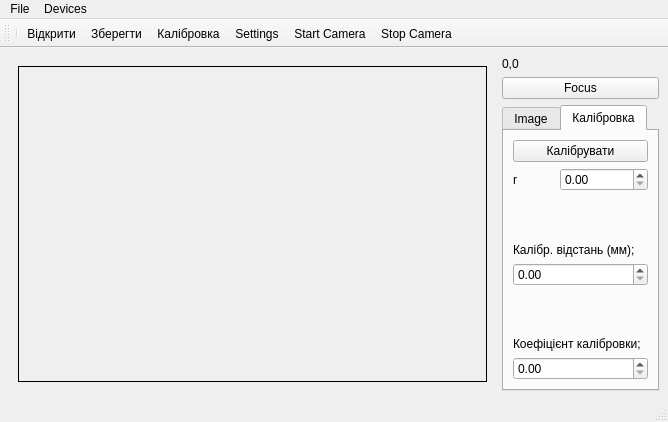
<?xml version="1.0" encoding="UTF-8"?>
<ui version="4.0">
 <class>Camera</class>
 <widget class="QMainWindow" name="Camera">
  <property name="geometry">
   <rect>
    <x>0</x>
    <y>0</y>
    <width>668</width>
    <height>422</height>
   </rect>
  </property>
  <property name="windowTitle">
   <string>Camera</string>
  </property>
  <widget class="QWidget" name="centralwidget">
   <layout class="QGridLayout" name="gridLayout_3">
    <item row="1" column="1" colspan="2">
     <widget class="QPushButton" name="lockButton">
      <property name="text">
       <string>Focus</string>
      </property>
     </widget>
    </item>
    <item row="2" column="1" colspan="2">
     <widget class="QTabWidget" name="captureWidget">
      <property name="currentIndex">
       <number>1</number>
      </property>
      <widget class="QWidget" name="tab_image">
       <attribute name="title">
        <string>Image</string>
       </attribute>
       <layout class="QGridLayout" name="gridLayout">
        <item row="3" column="0">
         <widget class="QLabel" name="label">
          <property name="text">
           <string>Exposure Compensation:</string>
          </property>
         </widget>
        </item>
        <item row="1" column="0">
         <spacer name="verticalSpacer_2">
          <property name="orientation">
           <enum>Qt::Vertical</enum>
          </property>
          <property name="sizeHint" stdset="0">
           <size>
            <width>20</width>
            <height>161</height>
           </size>
          </property>
         </spacer>
        </item>
        <item row="0" column="0">
         <widget class="QPushButton" name="takeImageButton">
          <property name="enabled">
           <bool>false</bool>
          </property>
          <property name="text">
           <string>Capture Photo</string>
          </property>
         </widget>
        </item>
        <item row="2" column="0">
         <widget class="QSlider" name="exposureCompensation">
          <property name="minimum">
           <number>-4</number>
          </property>
          <property name="maximum">
           <number>4</number>
          </property>
          <property name="pageStep">
           <number>2</number>
          </property>
          <property name="orientation">
           <enum>Qt::Horizontal</enum>
          </property>
          <property name="tickPosition">
           <enum>QSlider::TicksAbove</enum>
          </property>
         </widget>
        </item>
       </layout>
      </widget>
      <widget class="QWidget" name="tab_calibr">
       <attribute name="title">
        <string>Калібровка</string>
       </attribute>
       <layout class="QGridLayout" name="gridLayout_2">
        <item row="1" column="0">
         <widget class="QLabel" name="label_2">
          <property name="text">
           <string>r</string>
          </property>
         </widget>
        </item>
        <item row="7" column="0" colspan="3">
         <widget class="QLabel" name="label_3">
          <property name="text">
           <string>Коефіцієнт калібровки;</string>
          </property>
         </widget>
        </item>
        <item row="0" column="0" colspan="3">
         <widget class="QPushButton" name="calibrate">
          <property name="text">
           <string>Калібрувати</string>
          </property>
         </widget>
        </item>
        <item row="1" column="1" colspan="2">
         <widget class="QDoubleSpinBox" name="spin_r"/>
        </item>
        <item row="6" column="0" colspan="3">
         <spacer name="verticalSpacer_3">
          <property name="orientation">
           <enum>Qt::Vertical</enum>
          </property>
          <property name="sizeHint" stdset="0">
           <size>
            <width>20</width>
            <height>40</height>
           </size>
          </property>
         </spacer>
        </item>
        <item row="5" column="0" colspan="3">
         <widget class="QDoubleSpinBox" name="calibr_length"/>
        </item>
        <item row="4" column="0" colspan="3">
         <widget class="QLabel" name="label_4">
          <property name="text">
           <string>Калібр. відстань (мм);</string>
          </property>
         </widget>
        </item>
        <item row="3" column="0" colspan="3">
         <spacer name="verticalSpacer">
          <property name="orientation">
           <enum>Qt::Vertical</enum>
          </property>
          <property name="sizeHint" stdset="0">
           <size>
            <width>20</width>
            <height>40</height>
           </size>
          </property>
         </spacer>
        </item>
        <item row="8" column="0" colspan="3">
         <widget class="QDoubleSpinBox" name="calibr_coef">
          <property name="minimum">
           <double>0.000000000000000</double>
          </property>
          <property name="maximum">
           <double>99990000.000000000000000</double>
          </property>
         </widget>
        </item>
       </layout>
      </widget>
     </widget>
    </item>
    <item row="0" column="0" rowspan="3">
     <widget class="QStackedWidget" name="stackedWidget">
      <property name="sizePolicy">
       <sizepolicy hsizetype="Preferred" vsizetype="Preferred">
        <horstretch>1</horstretch>
        <verstretch>0</verstretch>
       </sizepolicy>
      </property>
      <property name="palette">
       <palette>
        <active>
         <colorrole role="Base">
          <brush brushstyle="SolidPattern">
           <color alpha="255">
            <red>255</red>
            <green>255</green>
            <blue>255</blue>
           </color>
          </brush>
         </colorrole>
         <colorrole role="Window">
          <brush brushstyle="SolidPattern">
           <color alpha="255">
            <red>145</red>
            <green>145</green>
            <blue>145</blue>
           </color>
          </brush>
         </colorrole>
        </active>
        <inactive>
         <colorrole role="Base">
          <brush brushstyle="SolidPattern">
           <color alpha="255">
            <red>255</red>
            <green>255</green>
            <blue>255</blue>
           </color>
          </brush>
         </colorrole>
         <colorrole role="Window">
          <brush brushstyle="SolidPattern">
           <color alpha="255">
            <red>145</red>
            <green>145</green>
            <blue>145</blue>
           </color>
          </brush>
         </colorrole>
        </inactive>
        <disabled>
         <colorrole role="Base">
          <brush brushstyle="SolidPattern">
           <color alpha="255">
            <red>145</red>
            <green>145</green>
            <blue>145</blue>
           </color>
          </brush>
         </colorrole>
         <colorrole role="Window">
          <brush brushstyle="SolidPattern">
           <color alpha="255">
            <red>145</red>
            <green>145</green>
            <blue>145</blue>
           </color>
          </brush>
         </colorrole>
        </disabled>
       </palette>
      </property>
      <property name="currentIndex">
       <number>1</number>
      </property>
      <widget class="QWidget" name="viewfinderPage">
       <layout class="QGridLayout" name="gridLayout_5">
        <item row="0" column="0">
         <widget class="QCameraViewfinder" name="viewfinder" native="true">
          <zorder>exposureCompensation</zorder>
         </widget>
        </item>
       </layout>
      </widget>
      <widget class="QWidget" name="previewPage">
       <layout class="QGridLayout" name="gridLayout_4">
        <item row="0" column="0">
         <widget class="QLabel" name="lastImagePreviewLabel">
          <property name="sizePolicy">
           <sizepolicy hsizetype="Preferred" vsizetype="MinimumExpanding">
            <horstretch>0</horstretch>
            <verstretch>0</verstretch>
           </sizepolicy>
          </property>
          <property name="mouseTracking">
           <bool>true</bool>
          </property>
          <property name="frameShape">
           <enum>QFrame::Box</enum>
          </property>
          <property name="text">
           <string/>
          </property>
         </widget>
        </item>
       </layout>
      </widget>
     </widget>
    </item>
    <item row="0" column="1" colspan="2">
     <widget class="QLabel" name="current_position">
      <property name="text">
       <string>0,0</string>
      </property>
     </widget>
    </item>
   </layout>
  </widget>
  <widget class="QMenuBar" name="menubar">
   <property name="geometry">
    <rect>
     <x>0</x>
     <y>0</y>
     <width>668</width>
     <height>29</height>
    </rect>
   </property>
   <widget class="QMenu" name="menuFile">
    <property name="title">
     <string>File</string>
    </property>
    <addaction name="action_save"/>
    <addaction name="action_open"/>
    <addaction name="actionStartCamera"/>
    <addaction name="actionStopCamera"/>
    <addaction name="separator"/>
    <addaction name="actionSettings"/>
    <addaction name="separator"/>
    <addaction name="actionExit"/>
    <addaction name="action_calibr"/>
   </widget>
   <widget class="QMenu" name="menuDevices">
    <property name="title">
     <string>Devices</string>
    </property>
   </widget>
   <addaction name="menuFile"/>
   <addaction name="menuDevices"/>
  </widget>
  <widget class="QStatusBar" name="statusbar"/>
  <widget class="QToolBar" name="toolBar">
   <property name="windowTitle">
    <string>toolBar</string>
   </property>
   <property name="toolButtonStyle">
    <enum>Qt::ToolButtonIconOnly</enum>
   </property>
   <attribute name="toolBarArea">
    <enum>TopToolBarArea</enum>
   </attribute>
   <attribute name="toolBarBreak">
    <bool>false</bool>
   </attribute>
   <addaction name="separator"/>
   <addaction name="action_open"/>
   <addaction name="action_save"/>
   <addaction name="action_calibr"/>
   <addaction name="actionSettings"/>
   <addaction name="actionStartCamera"/>
   <addaction name="actionStopCamera"/>
  </widget>
  <action name="actionExit">
   <property name="icon">
    <iconset theme="exit"/>
   </property>
   <property name="text">
    <string>Exit</string>
   </property>
   <property name="shortcut">
    <string>Ctrl+Q</string>
   </property>
  </action>
  <action name="actionStartCamera">
   <property name="icon">
    <iconset theme="camera"/>
   </property>
   <property name="text">
    <string>Start Camera</string>
   </property>
  </action>
  <action name="actionStopCamera">
   <property name="icon">
    <iconset theme="stop"/>
   </property>
   <property name="text">
    <string>Stop Camera</string>
   </property>
  </action>
  <action name="actionSettings">
   <property name="icon">
    <iconset theme="stock_file-properites"/>
   </property>
   <property name="text">
    <string>Settings</string>
   </property>
  </action>
  <action name="action_save">
   <property name="icon">
    <iconset theme="document-save"/>
   </property>
   <property name="text">
    <string>Зберегти</string>
   </property>
   <property name="shortcut">
    <string>Ctrl+S</string>
   </property>
  </action>
  <action name="action_open">
   <property name="icon">
    <iconset theme="document-open"/>
   </property>
   <property name="text">
    <string>Відкрити</string>
   </property>
   <property name="shortcut">
    <string>Ctrl+O</string>
   </property>
  </action>
  <action name="action_calibr">
   <property name="icon">
    <iconset theme="calibrate"/>
   </property>
   <property name="text">
    <string>Калібровка</string>
   </property>
  </action>
 </widget>
 <customwidgets>
  <customwidget>
   <class>QCameraViewfinder</class>
   <extends>QWidget</extends>
   <header>qcameraviewfinder.h</header>
   <container>1</container>
  </customwidget>
 </customwidgets>
 <resources/>
 <connections>
  <connection>
   <sender>actionExit</sender>
   <signal>triggered()</signal>
   <receiver>Camera</receiver>
   <slot>close()</slot>
   <hints>
    <hint type="sourcelabel">
     <x>-1</x>
     <y>-1</y>
    </hint>
    <hint type="destinationlabel">
     <x>154</x>
     <y>130</y>
    </hint>
   </hints>
  </connection>
  <connection>
   <sender>lockButton</sender>
   <signal>clicked()</signal>
   <receiver>Camera</receiver>
   <slot>toggleLock()</slot>
   <hints>
    <hint type="sourcelabel">
     <x>658</x>
     <y>75</y>
    </hint>
    <hint type="destinationlabel">
     <x>453</x>
     <y>119</y>
    </hint>
   </hints>
  </connection>
  <connection>
   <sender>actionSettings</sender>
   <signal>triggered()</signal>
   <receiver>Camera</receiver>
   <slot>configureCaptureSettings()</slot>
   <hints>
    <hint type="sourcelabel">
     <x>-1</x>
     <y>-1</y>
    </hint>
    <hint type="destinationlabel">
     <x>333</x>
     <y>210</y>
    </hint>
   </hints>
  </connection>
  <connection>
   <sender>actionStartCamera</sender>
   <signal>triggered()</signal>
   <receiver>Camera</receiver>
   <slot>startCamera()</slot>
   <hints>
    <hint type="sourcelabel">
     <x>-1</x>
     <y>-1</y>
    </hint>
    <hint type="destinationlabel">
     <x>333</x>
     <y>210</y>
    </hint>
   </hints>
  </connection>
  <connection>
   <sender>actionStopCamera</sender>
   <signal>triggered()</signal>
   <receiver>Camera</receiver>
   <slot>stopCamera()</slot>
   <hints>
    <hint type="sourcelabel">
     <x>-1</x>
     <y>-1</y>
    </hint>
    <hint type="destinationlabel">
     <x>333</x>
     <y>210</y>
    </hint>
   </hints>
  </connection>
  <connection>
   <sender>takeImageButton</sender>
   <signal>clicked()</signal>
   <receiver>Camera</receiver>
   <slot>takeImage()</slot>
   <hints>
    <hint type="sourcelabel">
     <x>625</x>
     <y>132</y>
    </hint>
    <hint type="destinationlabel">
     <x>603</x>
     <y>169</y>
    </hint>
   </hints>
  </connection>
  <connection>
   <sender>exposureCompensation</sender>
   <signal>valueChanged(int)</signal>
   <receiver>Camera</receiver>
   <slot>setExposureCompensation(int)</slot>
   <hints>
    <hint type="sourcelabel">
     <x>559</x>
     <y>367</y>
    </hint>
    <hint type="destinationlabel">
     <x>665</x>
     <y>365</y>
    </hint>
   </hints>
  </connection>
 </connections>
 <slots>
  <slot>record()</slot>
  <slot>pause()</slot>
  <slot>stop()</slot>
  <slot>enablePreview(bool)</slot>
  <slot>configureCaptureSettings()</slot>
  <slot>takeImage()</slot>
  <slot>startCamera()</slot>
  <slot>toggleLock()</slot>
  <slot>setMuted(bool)</slot>
  <slot>stopCamera()</slot>
  <slot>setExposureCompensation(int)</slot>
 </slots>
</ui>
